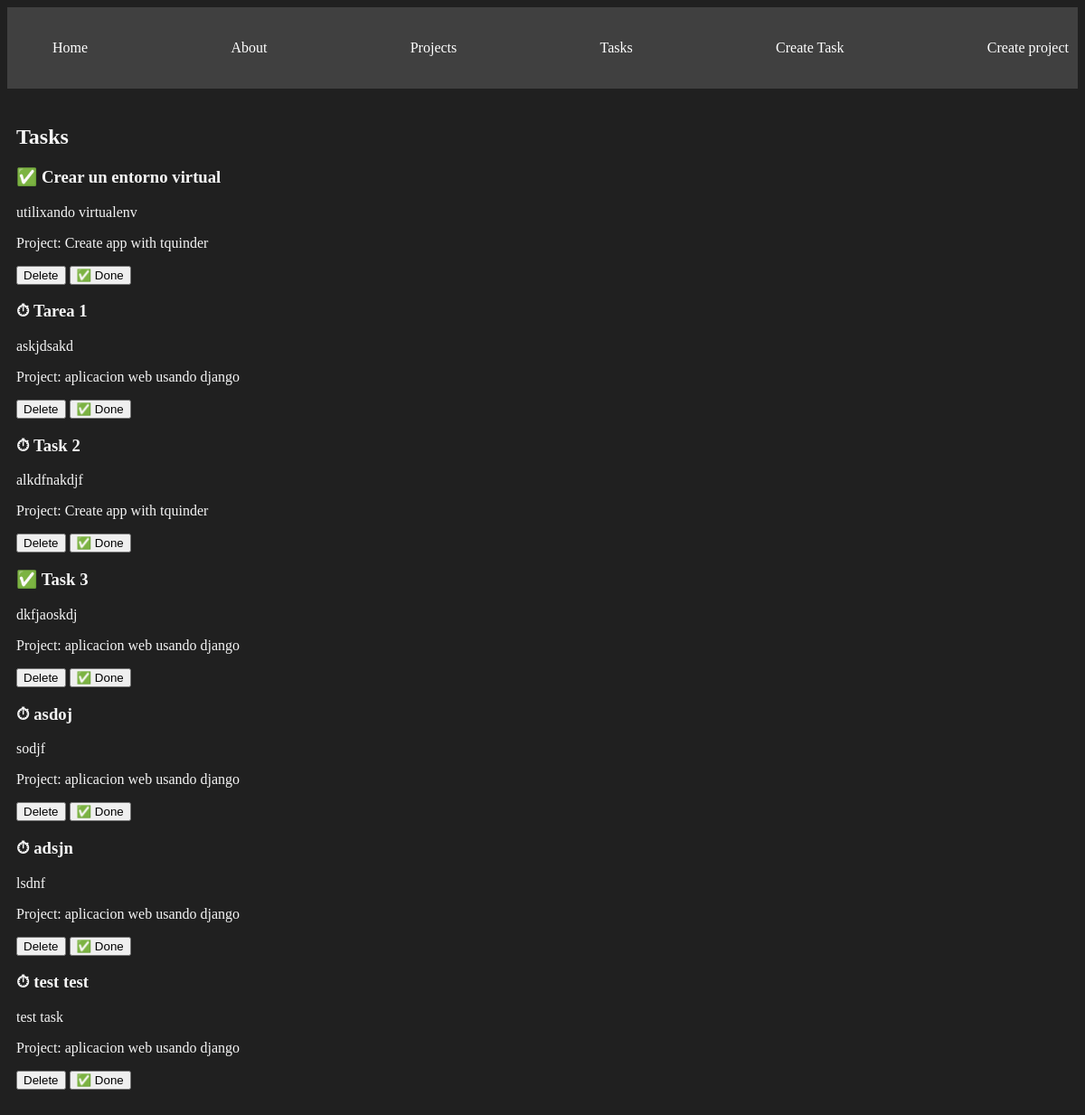
Page /task/ on the committed database.
### myapp/models.py (models this page shows, shortened)
class Task(models.Model):
    title = models.CharField(max_length=200)
    description = models.TextField()
    project = models.ForeignKey(Project, on_delete=models.CASCADE)
    done = models.BooleanField(default=False)

class Project(models.Model):
    name = models.CharField(max_length=200)
    def __str__(self):
        return self.name

### myapp/views.py (the view)
# urls.py: path('task/', views.task, name="tasks"),
def task(request):
    tasks = Task.objects.all()
    return render(request, "tasks/task.html", {
        "tasks": tasks
    })

### myapp/templates/tasks/task.html (shortened to what this page needs)
<!DOCTYPE html>
<html lang="en">
  <head>
  </head>
  <body>
    {% extends 'layouts/base.html' %} {% block content %}
    <h2>Tasks</h2>
    {% for task in tasks %}
    <div>
      <h3> {% if task.done == False %}⏱{% else %}✅{% endif %} {{task.title}}</h3>
      <p>{{task.description}}</p>
      <p>Project: {{task.project}}</p>
      <button>Delete</button>
      <button>✅ Done</button>
    </div>
    {% endfor %}
    {% endblock %}

### myapp/templates/layouts/base.html (shortened to what this page needs)
{% load static %}
<!DOCTYPE html>
<html lang="en">
<head>
    <link rel="stylesheet" href="{% static '/styles/main.css' %}">
</head>
<body>
    <nav class="navbar container">
        <ul>
            <li>
                <a href="{% url 'index' %}">Home</a>
            </li>
            <li>
                <a href="{% url 'about' %}">About</a>
            </li>
            <li>
                <a href="{% url 'projects' %}">Projects</a>
            </li>
            <li>
                <a href="{% url 'tasks' %}">Tasks</a>
            </li>
            <li>
                <a href="{% url 'create_task' %}">Create Task</a>
            </li>
            <li>
                <a href="{% url 'create_project' %}">Create project</a>
            </li>
        </ul>
    </nav>
    <main class="container">
        {% block content %}
        {% endblock %}
    </main>
</body>
</html>

### myapp/static/styles/main.css (style rules this page uses)
body { background-color: #202020; color: whitesmoke; }
.navbar { background-color: #404040; padding: 5px 0; }
.navbar ul { display: flex; justify-content: space-between; }
.navbar ul li { list-style: none; }
.navbar ul li a { color: white; text-decoration: none; }
.container { max-width: 1200px; margin: auto; padding: 20px 10px; }

### rows in the picture
Task: title "Crear un entorno virtual", description "utilixando virtualenv", project "Create app with tquinder"
Task: title "Tarea 1", description "askjdsakd", project "aplicacion web usando django"
Task: title "Task 2", description "alkdfnakdjf", project "Create app with tquinder"
Task: title "Task 3", description "dkfjaoskdj", project "aplicacion web usando django"
Task: title "asdoj", description "sodjf", project "aplicacion web usando django"
Task: title "adsjn", description "lsdnf", project "aplicacion web usando django"
Task: title "test test", description "test task", project "aplicacion web usando django"
